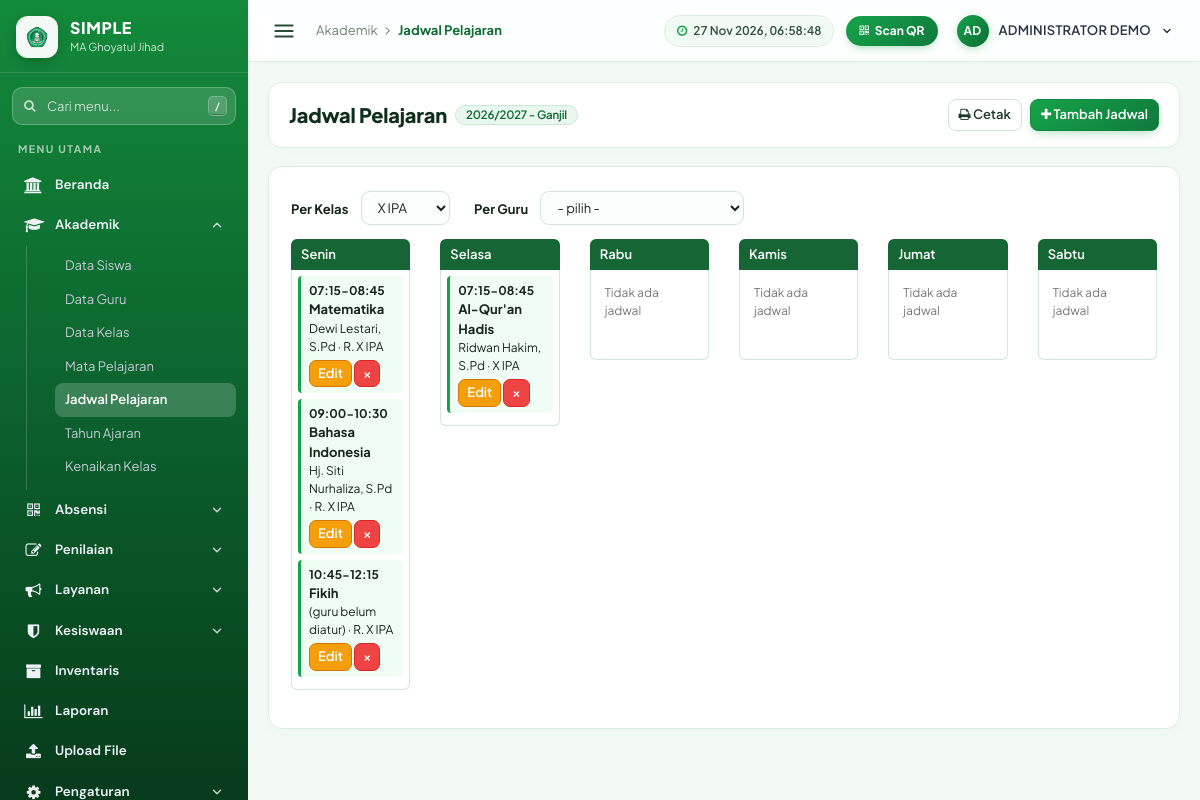
The app's page /index.php?page=Jadwal (signed in) with its own data.
### tables this page shows
CREATE TABLE `tahun_ajaran` (
  `id` int NOT NULL,
  `nama` varchar(20) NOT NULL,
  `semester` varchar(10) NOT NULL,
  `tgl_mulai` date DEFAULT NULL,
  `tgl_selesai` date DEFAULT NULL,
  `aktif` tinyint NOT NULL DEFAULT '0'
);

CREATE TABLE `jadwal` (
  `id` int NOT NULL,
  `tahun_ajaran_id` int NOT NULL,
  `kelas_id` int NOT NULL,
  `mapel_id` int NOT NULL,
  `guru_id` int DEFAULT NULL,
  `hari` tinyint NOT NULL,
  `jam_mulai` time NOT NULL,
  `jam_selesai` time NOT NULL,
  `ruang` varchar(30) DEFAULT NULL
);

CREATE TABLE `mapel` (
  `id` int NOT NULL,
  `kode` varchar(15) NOT NULL,
  `nama` varchar(100) NOT NULL,
  `kelompok` varchar(30) NOT NULL DEFAULT 'Umum',
  `kkm` int NOT NULL DEFAULT '75'
);

CREATE TABLE `guru` (
  `id` int NOT NULL,
  `nip` varchar(30) NOT NULL,
  `nama` varchar(120) NOT NULL,
  `jenis_kelamin` char(1) NOT NULL DEFAULT 'L',
  `mapel` varchar(100) DEFAULT NULL,
  `jabatan` varchar(100) DEFAULT NULL,
  `status_kepegawaian` varchar(30) NOT NULL DEFAULT 'GTY',
  `no_hp` varchar(30) DEFAULT NULL,
  `email` varchar(100) DEFAULT NULL,
  `status` varchar(10) NOT NULL DEFAULT 'Active',
  `foto` varchar(100) DEFAULT NULL
);

### index.php (called while the page is built, shortened)
<?php
require_once __DIR__ . '/library/helpers.php';
$routes = [
    'Dashboard' => 'pages/home.php',
    'Data-Siswa' => 'pages/siswa.php',
    'Data-Guru' => 'pages/guru.php',
    'Data-Kelas' => 'pages/kelas.php',
    'Absen-Scan' => 'pages/absen_scan.php',
    'Absen-Siswa' => 'pages/absen_siswa.php',
    'Absen-Guru' => 'pages/absen_guru.php',
    'Cetak-Kartu' => 'pages/kartu.php',
    'Profile' => 'pages/profile.php',
    'User-Guide' => 'pages/help.php',
    'Help' => 'pages/help.php',
    'Users' => 'pages/users.php',
    'Upload-File' => 'pages/upload_file.php',
    'Tahun-Ajaran' => 'pages/tahun_ajaran.php',
    'Mata-Pelajaran' => 'pages/mapel.php',
    'Jadwal' => 'pages/jadwal.php',
    'Perizinan' => 'pages/perizinan.php',
    'Pengumuman' => 'pages/pengumuman.php',
    'Kenaikan-Kelas' => 'pages/kenaikan.php',
    'Input-Nilai' => 'pages/nilai.php',
    'Rapor' => 'pages/rapor.php',
    'Cetak-Rapor' => 'pages/cetak_rapor.php',
    'Laporan' => 'pages/laporan.php',
    'Pelanggaran' => 'pages/pelanggaran.php',
    'Inventaris' => 'pages/inventaris.php',
    'Master-Menu' => 'pages/master_menu.php',
];
$page = $_GET['page'] ?? 'Dashboard';
require __DIR__ . '/' . $routes[$page];

### library/helpers.php (called while the page is built, shortened)
<?php
function e($s) { return htmlspecialchars((string)$s, ENT_QUOTES, 'UTF-8'); }
function role() { return strtoupper((string)($_SESSION['SES_ROLE'] ?? '')); }
function canEdit() { return in_array(role(), ['ADMIN', 'TATA USAHA'], true); }
function qall($db, $sql, $types = '', $p = []) {
    $st = $db->prepare($sql);
    if ($types) $st->bind_param($types, ...$p);
    $st->execute();
    return $st->get_result()->fetch_all(MYSQLI_ASSOC);
}
function qone($db, $sql, $types = '', $p = []) { $r = qall($db, $sql, $types, $p); return $r[0] ?? null; }
function taAktif($db) { return qone($db, "SELECT * FROM tahun_ajaran WHERE aktif = 1 ORDER BY id DESC LIMIT 1"); }
function hariList() { return [1=>'Senin','Selasa','Rabu','Kamis','Jumat','Sabtu']; }

### pages/jadwal.php (the view, shortened to what this page needs)
<?php
$db = $koneksidb;
$ta = taAktif($db);
$kelasList = qall($db, "SELECT id, nama FROM kelas ORDER BY FIELD(tingkat,'X','XI','XII'), jurusan");
$guruList  = qall($db, "SELECT id, nama FROM guru WHERE status='Active' ORDER BY nama");
$mapelList = qall($db, "SELECT id, kode, nama FROM mapel ORDER BY nama");
$hari = hariList();
$fKelas = (int)($_GET['kelas'] ?? 0);
$fGuru  = (int)($_GET['guru'] ?? 0);
if (!$fKelas && !$fGuru) {
    if (role() === 'GURU' && !empty($_SESSION['SES_GURU_ID'])) $fGuru = (int)$_SESSION['SES_GURU_ID'];
    elseif ($kelasList) $fKelas = (int)$kelasList[0]['id'];
}
$rows = [];
if ($ta) {
    $where = "j.tahun_ajaran_id = ?"; $types = 'i'; $p = [$ta['id']];
    if ($fGuru) { $where .= " AND j.guru_id = ?"; $types .= 'i'; $p[] = $fGuru; }
    elseif ($fKelas) { $where .= " AND j.kelas_id = ?"; $types .= 'i'; $p[] = $fKelas; }
    $rows = qall($db, "SELECT j.*, m.nama AS mapel, m.kode, k.nama AS kelas, g.nama AS guru FROM jadwal j
        JOIN mapel m ON m.id = j.mapel_id LEFT JOIN kelas k ON k.id = j.kelas_id LEFT JOIN guru g ON g.id = j.guru_id
        WHERE $where ORDER BY j.hari, j.jam_mulai", $types, $p);
}
$byDay = []; foreach ($rows as $r) $byDay[(int)$r['hari']][] = $r;
include "header.php";
?>
<div class="right_col" role="main">
  <div class="page-title"><div class="title_left"><h3>Jadwal Pelajaran <small><?= $ta ? e($ta['nama'] . ' - ' . $ta['semester']) : 'belum ada tahun ajaran aktif' ?></small></h3></div>
    <div class="title_right">
      <button class="btn btn-default btn-sm" onclick="window.print()"><i class="fa fa-print"></i> Cetak</button>
      <?php if (canEdit() && $ta): ?><button class="btn btn-primary btn-sm" id="btnAdd"><i class="fa fa-plus"></i> Tambah Jadwal</button><?php endif; ?></div></div>
  <div class="x_panel"><div class="x_content">
    <form method="GET" class="form-inline" style="margin-bottom:14px"><input type="hidden" name="page" value="Jadwal">
      <label>Per Kelas&nbsp;</label>
      <select name="kelas" class="form-control" onchange="this.form.guru.value='';this.form.submit()"><option value="">- pilih -</option>
        <?php foreach ($kelasList as $k) echo '<option value="' . $k['id'] . '"' . ($fKelas == $k['id'] && !$fGuru ? ' selected' : '') . '>' . e($k['nama']) . '</option>'; ?></select>
      &nbsp;&nbsp;<label>Per Guru&nbsp;</label>
      <select name="guru" class="form-control" onchange="this.form.kelas.value='';this.form.submit()"><option value="">- pilih -</option>
        <?php foreach ($guruList as $g) echo '<option value="' . $g['id'] . '"' . ($fGuru == $g['id'] ? ' selected' : '') . '>' . e($g['nama']) . '</option>'; ?></select>
    </form>
    <div class="row">
    <?php foreach ($hari as $no => $nm): ?>
      <div class="col-md-2 col-sm-4 col-xs-12" style="margin-bottom:14px">
        <div style="background:#166534;color:#fff;padding:6px 10px;border-radius:6px 6px 0 0;font-weight:600"><?= $nm ?></div>
        <div style="border:1px solid #d1e7d9;border-top:0;border-radius:0 0 6px 6px;padding:6px;min-height:90px">
        <?php if (empty($byDay[$no])) echo '<div class="text-muted" style="padding:8px;font-size:12px">Tidak ada jadwal</div>'; ?>
        <?php foreach ($byDay[$no] ?? [] as $r): ?>
          <div style="background:#f0fdf4;border-left:3px solid #16a34a;padding:6px 8px;margin-bottom:6px;border-radius:4px;font-size:12px">
            <b><?= substr($r['jam_mulai'], 0, 5) ?>-<?= substr($r['jam_selesai'], 0, 5) ?></b><br>
            <span style="font-size:13px"><b><?= e($r['mapel']) ?></b></span><br>
            <?= $fGuru ? e($r['kelas']) : e($r['guru'] ?: '(guru belum diatur)') ?><?= $r['ruang'] ? ' &middot; ' . e($r['ruang']) : '' ?>
            <?php if (canEdit()): ?><div class="hidden-print" style="margin-top:4px">
              <button class="btn btn-warning btn-xs btn-edit" data-row="<?= e(json_encode($r)) ?>">Edit</button>
              <form method="POST" style="display:inline"><button class="btn btn-danger btn-xs" onclick="return confirm('Hapus jadwal ini?')">&times;</button></form></div><?php endif; ?>
          </div>
        <?php endforeach; ?>
        </div></div>
    <?php endforeach; ?>
    </div>
  </div></div>
</div>
<?php if (canEdit() && $ta): ?>
<div class="modal fade" id="mdl" tabindex="-1"><div class="modal-dialog"><form class="modal-content" method="POST">
  <div class="modal-header"><button type="button" class="close" data-dismiss="modal">&times;</button><h4 class="modal-title" id="mTitle">Jadwal</h4></div>
  <div class="modal-body"><input type="hidden" name="act" id="m_act" value="add"><input type="hidden" name="id" id="m_id">
    <div class="row"><div class="col-xs-6"><label>Kelas</label><select class="form-control" name="kelas_id" id="m_kelas_id" required><?php foreach ($kelasList as $k) echo '<option value="' . $k['id'] . '">' . e($k['nama']) . '</option>'; ?></select></div>
      <div class="col-xs-6"><label>Hari</label><select class="form-control" name="hari" id="m_hari"><?php foreach ($hari as $n => $h) echo "<option value=\"$n\">$h</option>"; ?></select></div></div><br>
    <div class="row"><div class="col-xs-6"><label>Mata Pelajaran</label><select class="form-control" name="mapel_id" id="m_mapel_id" required><?php foreach ($mapelList as $m) echo '<option value="' . $m['id'] . '">' . e($m['nama']) . '</option>'; ?></select></div>
      <div class="col-xs-6"><label>Guru</label><select class="form-control" name="guru_id" id="m_guru_id"><option value="">-</option><?php foreach ($guruList as $g) echo '<option value="' . $g['id'] . '">' . e($g['nama']) . '</option>'; ?></select></div></div><br>
    <div class="row"><div class="col-xs-4"><label>Mulai</label><input type="time" class="form-control" name="jam_mulai" id="m_jam_mulai" required></div>
      <div class="col-xs-4"><label>Selesai</label><input type="time" class="form-control" name="jam_selesai" id="m_jam_selesai" required></div>
      <div class="col-xs-4"><label>Ruang</label><input class="form-control" name="ruang" id="m_ruang"></div></div>
    <p class="help-block">Sistem menolak jadwal yang bentrok (kelas atau guru yang sama di jam beririsan).</p>
  </div>
  <div class="modal-footer"><button type="button" class="btn btn-default" data-dismiss="modal">Batal</button><button class="btn btn-primary">Simpan</button></div>
</form></div></div>
<?php endif; include "footer.php"; ?>

### assets/css/simple.css (style rules this page uses)
:root { --bg: #060a13; --panel: #0c1220; --card: #111a2d; --card-hover: #16223a; --line: #1e2a45; --fg: #e9eef8; --muted: #92a0bd; --green: #25b84f; --green-soft: rgba(37, 184, 79, .14); --amber: #fcb900; --amber-soft: rgba(252, 185, 0, .14); --danger: #ff6b6b; --font-display: "Sora", "Segoe UI", system-ui, sans-serif; --font-body: "Plus Jakarta Sans", "Segoe UI", system-ui, sans-serif; color-scheme: dark; }
* { box-sizing: border-box; }
html, body { height: 100%; }
body { background: var(--bg); color: var(--fg); font-family: var(--font-body); font-size: 15px; line-height: 1.5; padding-left: max(0px, env(safe-area-inset-left, 0px)); padding-right: max(0px, env(safe-area-inset-right, 0px)); }
button, input { font: inherit; color: inherit; }

### assets/css/legacy.css (style rules this page uses)
.right_col { padding: 0 4px 24px; color: #2a3f54; }
.right_col .page-title { display: flex; flex-wrap: wrap; align-items: center; justify-content: space-between; gap: 8px; margin: 0 0 14px; padding: 0; }
.right_col .page-title h3 { margin: 0; font-size: 22px; font-weight: 600; color: #1c2438; }
.right_col .title_left, .right_col .title_right { width: auto; float: none; padding: 0; min-height: 0; }
.x_panel { background: #fff; border: 1px solid #dde1e9; border-radius: 8px; padding: 14px 18px; margin-bottom: 16px; position: relative; box-shadow: 0 1px 2px rgba(20,30,60,.04); }
.x_content { padding: 4px 0; }
.btn { border-radius: 6px; }
.right_col .form-control { box-shadow: none; }
body { margin:0 }
:root { color-scheme: light; }
body { font-size: 13px; }
.right_col input, .right_col select, .right_col textarea, .dataTables_wrapper select, .dataTables_wrapper input { background: #fff; color: #333; border: 1px solid #ccc; border-radius: 4px; font-size: 13px; }
.right_col select option { background: #fff; color: #333; }
.right_col .page-title h3 { font-size: 19px; }
.right_col .page-title h3 small { font-size: 12px; }
.right_col .btn { font-size: 13px; }

### assets/css/theme.css (style rules this page uses)
:root { --bg: #f3faf6; --fg: #16261d; --green: #16a34a; --green-dark: #0d6b33; --amber: #16a34a; --line-soft: #dceee2; color-scheme: light; }
body { background: var(--bg); color: var(--fg); margin: 0; font-family: "Plus Jakarta Sans", "DM Sans", "Segoe UI", system-ui, sans-serif; -webkit-font-smoothing: antialiased; }
.right_col { color: var(--fg); }
.right_col .page-title { display: flex; flex-wrap: wrap; align-items: center; justify-content: space-between; gap: 12px; margin: 0 0 18px !important; padding: 16px 20px !important; background: #ffffff; border: 1px solid var(--line-soft); border-radius: 14px; box-shadow: 0 4px 16px -8px rgba(13, 107, 51, 0.1); }
.right_col .page-title h3 { margin: 0; font-size: 20px; font-weight: 800; color: #0f2e1c; letter-spacing: -0.01em; display: flex; flex-wrap: wrap; align-items: center; gap: 8px; }
.right_col .page-title h3 small { color: #0d6b33; background: #eaf7ee; border: 1px solid #cce7d5; padding: 3px 10px; border-radius: 999px; font-size: 11.5px; font-weight: 600; }
.right_col .title_right { display: flex; flex-wrap: wrap; align-items: center; gap: 8px; }
.x_panel { background: #ffffff; border: 1px solid var(--line-soft) !important; border-radius: 14px !important; padding: 20px 22px !important; margin-bottom: 18px !important; box-shadow: 0 4px 18px -6px rgba(13, 107, 51, 0.07) !important; }
.right_col .form-inline { display: flex; flex-wrap: wrap; align-items: flex-end; gap: 10px; }
.btn { border-radius: 9px !important; font-weight: 600 !important; transition: all 0.16s ease; box-shadow: none; }
.btn-xs { border-radius: 7px !important; padding: 3px 8px; }
.btn-sm { border-radius: 8px !important; }
.btn-primary { background: linear-gradient(135deg, #16a34a, #0f7a3d) !important; border-color: #11843e !important; color: #fff !important; box-shadow: 0 4px 12px -4px rgba(22, 163, 74, 0.45); }
.btn-warning { background: #f59e0b !important; border-color: #d97706 !important; color: #fff !important; }
.btn-danger { background: #ef4444 !important; border-color: #dc2626 !important; color: #fff !important; }
.btn-default { background: #fff !important; border: 1px solid #cde3d4 !important; color: #1f3a2a !important; }
.right_col .form-control, .right_col input:not([type="checkbox"]):not([type="radio"]):not([type="file"]), .right_col select, .right_col textarea { border: 1.5px solid #d2e4d8 !important; border-radius: 9px !important; background: #fcfefd !important; color: #16261d !important; transition: border-color 0.15s ease, box-shadow 0.15s ease, background 0.15s ease; }

### records on screen
tahun_ajaran: nama+semester "2026/2027 - Ganjil"
jadwal: jam_mulai "07:15", jam_selesai "08:45", mapel.nama "Matematika", guru.nama "Dewi Lestari, S.Pd", ruang "R. X IPA"
jadwal: jam_mulai "09:00", jam_selesai "10:30", mapel.nama "Bahasa Indonesia", guru.nama "Hj. Siti Nurhaliza, S.Pd", ruang "R. X IPA"
jadwal: jam_mulai "10:45", jam_selesai "12:15", mapel.nama "Fikih", guru "(guru belum diatur)", ruang "R. X IPA"
jadwal: jam_mulai "07:15", jam_selesai "08:45", mapel.nama "Al-Qur'an Hadis", guru.nama "Ridwan Hakim, S.Pd", ruang "X IPA"

### other values on screen
$nm "Beranda"
$nm "Akademik"
$k[0] "Data Siswa"
$k[0] "Data Guru"
$k[0] "Data Kelas"
$k[0] "Mata Pelajaran"
$k[0] "Jadwal Pelajaran"
$k[0] "Tahun Ajaran"
$k[0] "Kenaikan Kelas"
$nm "Absensi"
$nm "Penilaian"
$nm "Layanan"
$nm "Kesiswaan"
$nm "Inventaris"
$nm "Laporan"
